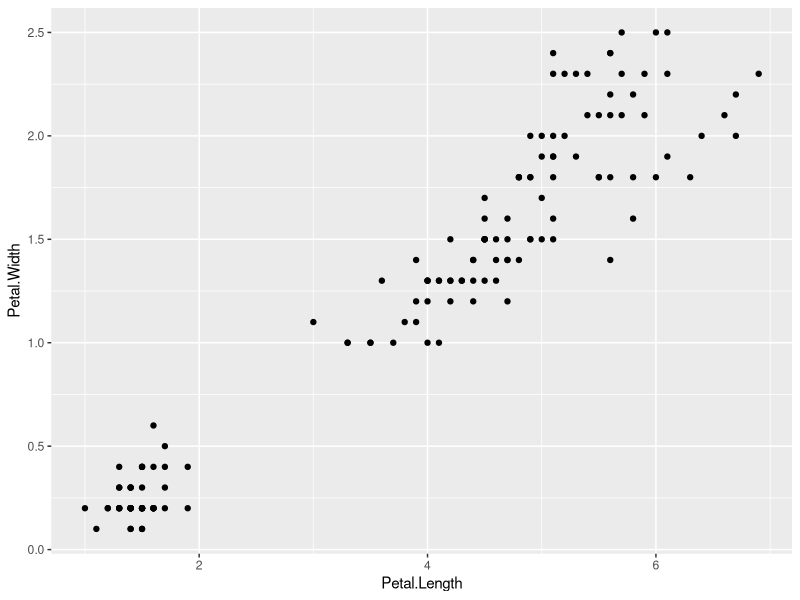
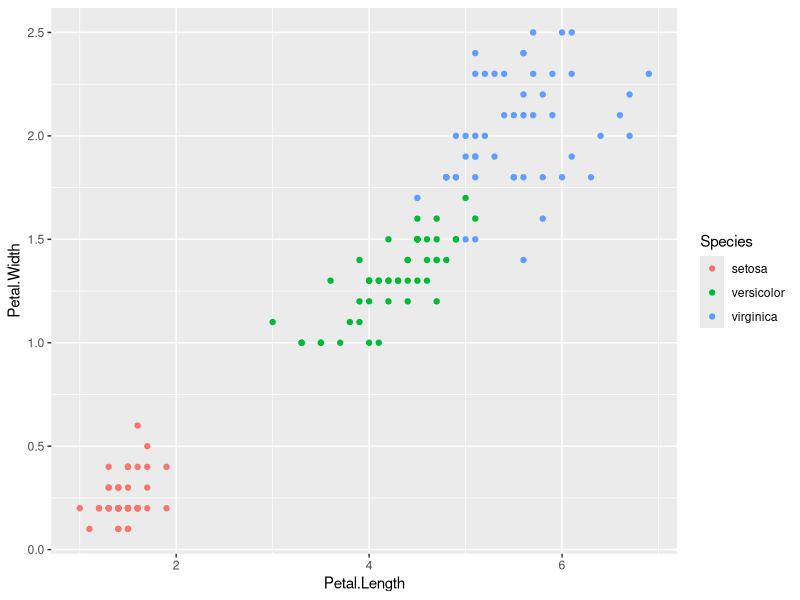
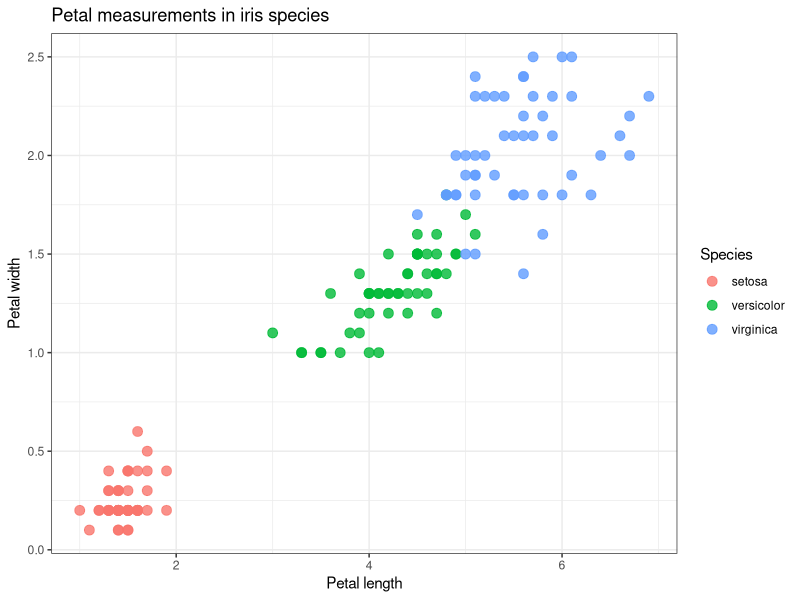
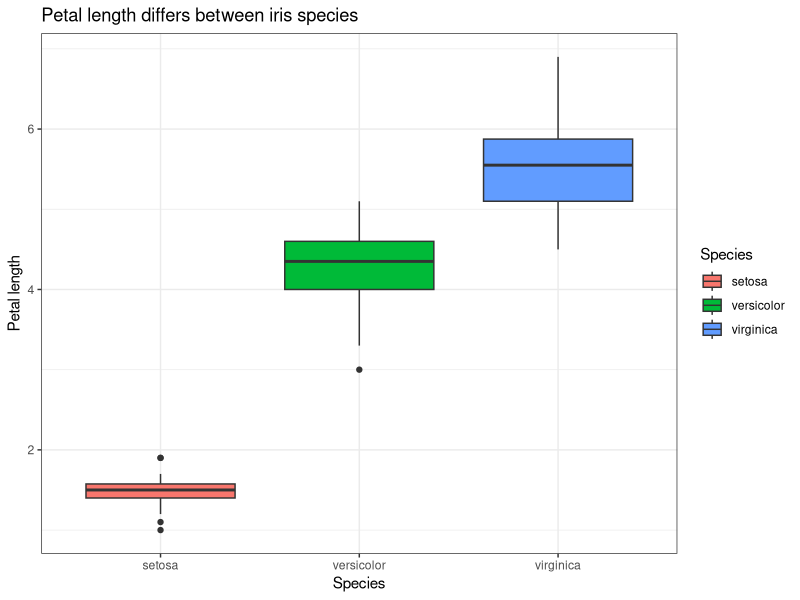
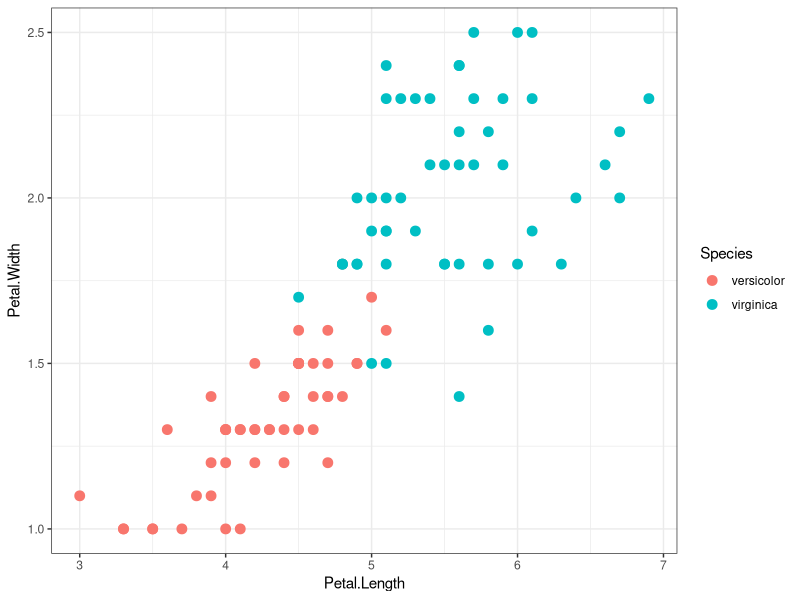
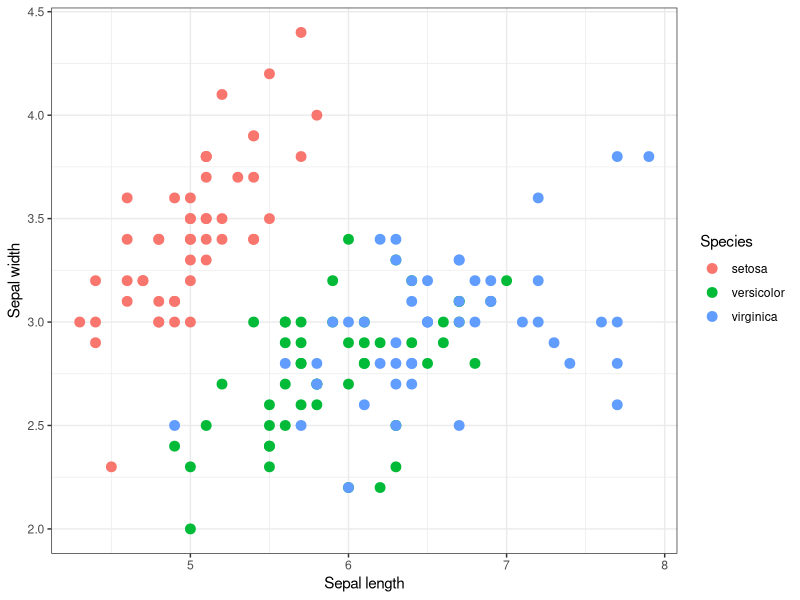
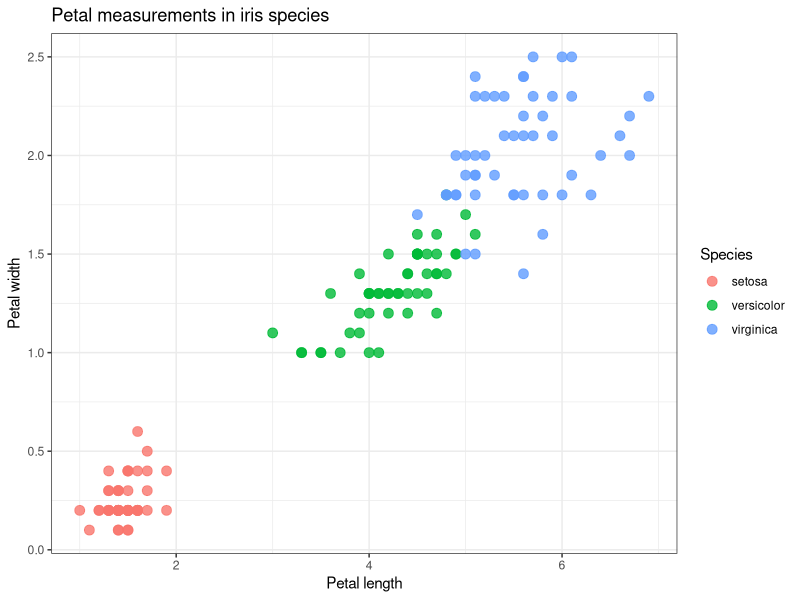
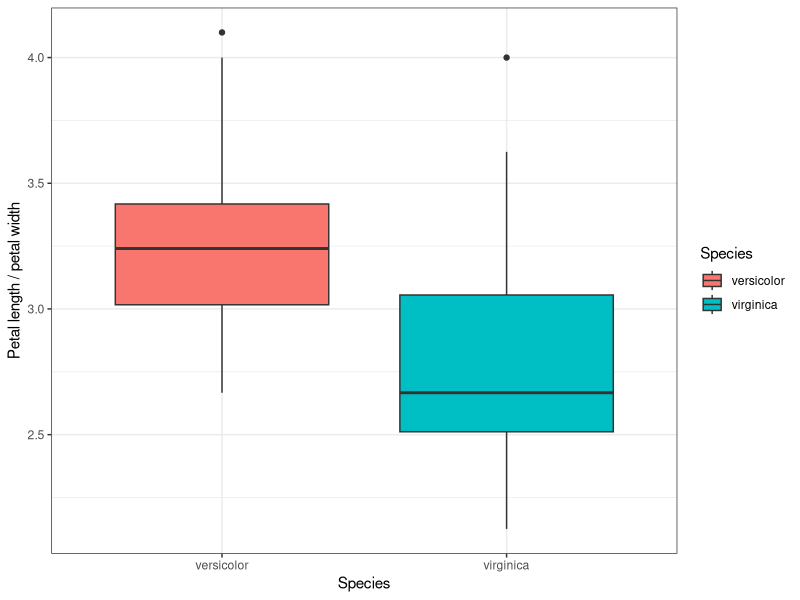

Here is the R script that generated these plots, in order:
############################################################
# HAAM Summer School – Introduction to R 
############################################################

############################################################
# 1. Getting started with R
############################################################

2 + 2
10 / 2
sqrt(25)

x <- 10
x
x + 5

numbers <- c(1, 2, 3, 4, 5)
numbers

mean(numbers)
sd(numbers)
length(numbers)

# Exercise 1 example
ages <- c(18, 21, 25, 30, 34)
mean(ages)

############################################################
# 2. Working with a data frame
############################################################

data(iris)

head(iris)
str(iris)
summary(iris)
dim(iris)
colnames(iris)

unique(iris$Species)

iris$Petal.Length

iris[1:5, ]
iris[iris$Species == "setosa", ]
iris[iris$Petal.Length > 5, ]
iris[, c("Species", "Petal.Length", "Petal.Width")]

# Exercise 2 example
iris[iris$Species == "versicolor", ]
iris[, c("Sepal.Length", "Petal.Length", "Species")]

############################################################
# 3. Data manipulation with tidyverse
############################################################

library(tidyverse)

iris_df <- iris

iris_df %>%
  head()

iris_df %>%
  dplyr::filter(Species == "setosa")

iris_df %>%
  dplyr::filter(Petal.Length > 5)

iris_df %>%
  dplyr::select(Species, Petal.Length, Petal.Width)

iris_df %>%
  dplyr::mutate(
    Petal.Ratio = Petal.Length / Petal.Width
  )

iris_df %>%
  dplyr::group_by(Species) %>%
  dplyr::summarise(
    mean_petal_length = mean(Petal.Length),
    mean_petal_width = mean(Petal.Width),
    n = dplyr::n()
  )

# Exercise 3 example
iris_df %>%
  dplyr::group_by(Species) %>%
  dplyr::summarise(
    mean_sepal_length = mean(Sepal.Length),
    mean_petal_length = mean(Petal.Length)
  )

############################################################
# 4. Plotting with ggplot2
############################################################

ggplot(data = iris_df, aes(x = Petal.Length, y = Petal.Width)) +
  geom_point()

ggplot(data = iris_df, aes(x = Petal.Length, y = Petal.Width, color = Species)) +
  geom_point()

ggplot(data = iris_df, aes(x = Petal.Length, y = Petal.Width, color = Species)) +
  geom_point(size = 3, alpha = 0.8) +
  labs(
    title = "Petal measurements in iris species",
    x = "Petal length",
    y = "Petal width",
    color = "Species"
  ) +
  theme_bw()

ggplot(data = iris_df, aes(x = Species, y = Petal.Length, fill = Species)) +
  geom_boxplot() +
  labs(
    title = "Petal length differs between iris species",
    x = "Species",
    y = "Petal length"
  ) +
  theme_bw()

iris_df %>%
  dplyr::filter(Species != "setosa") %>%
  ggplot(aes(x = Petal.Length, y = Petal.Width, color = Species)) +
  geom_point(size = 3) +
  theme_bw()

# Exercise 4 example
ggplot(data = iris_df, aes(x = Sepal.Length, y = Sepal.Width, color = Species)) +
  geom_point(size = 3) +
  labs(
    x = "Sepal length",
    y = "Sepal width",
    color = "Species"
  ) +
  theme_bw()

############################################################
# 5. Saving a plot
############################################################

p <- ggplot(data = iris_df, aes(x = Petal.Length, y = Petal.Width, color = Species)) +
  geom_point(size = 3, alpha = 0.8) +
  labs(
    title = "Petal measurements in iris species",
    x = "Petal length",
    y = "Petal width",
    color = "Species"
  ) +
  theme_bw()

p

ggsave("iris_petal_plot.png", p, width = 6, height = 4, dpi = 300)

############################################################
# 6. Final challenge example
############################################################

iris_df2 <- iris_df %>%
  dplyr::filter(Species != "setosa") %>%
  dplyr::mutate(
    Petal.Ratio = Petal.Length / Petal.Width
  )

iris_df2 %>%
  dplyr::group_by(Species) %>%
  dplyr::summarise(
    mean_petal_ratio = mean(Petal.Ratio)
  )

ggplot(iris_df2, aes(x = Species, y = Petal.Ratio, fill = Species)) +
  geom_boxplot() +
  labs(
    x = "Species",
    y = "Petal length / petal width"
  ) +
  theme_bw()
